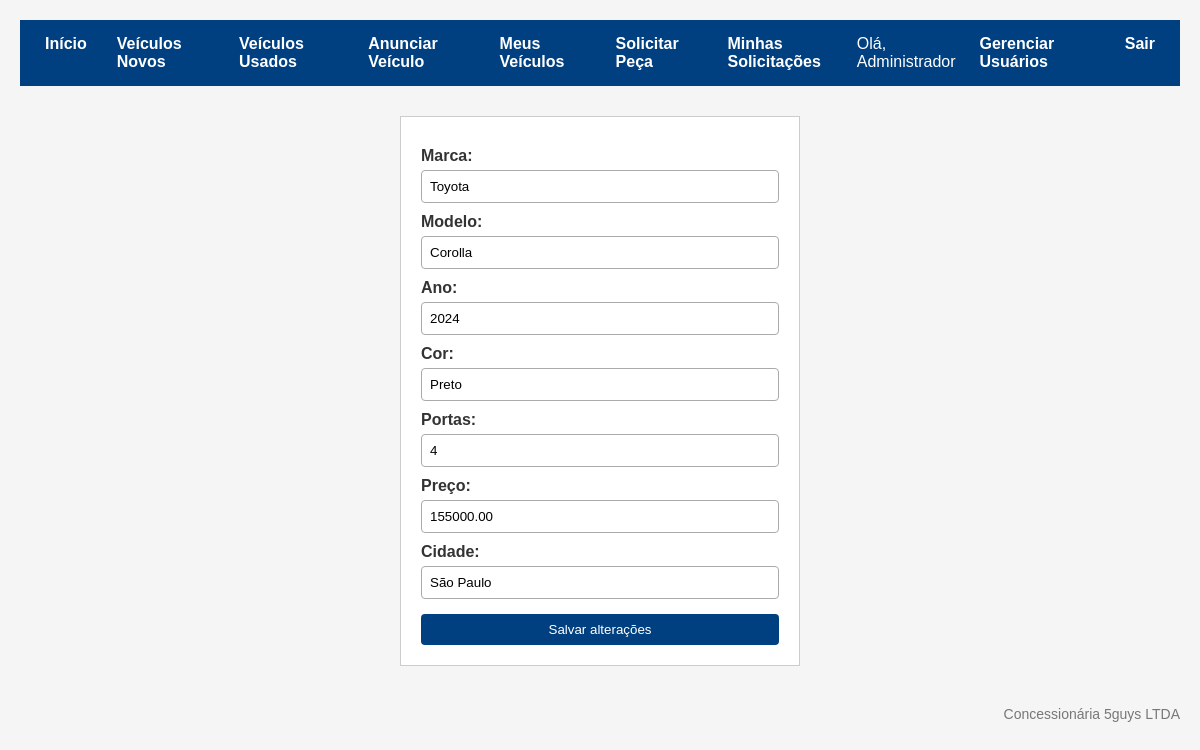
Screenshot of /concessionaria/index.php?pagina=editarVeiculo&id=1 (signed in) with the database file from the repository.
### tables this page shows
CREATE TABLE `veiculos` (
  `id` int(11) NOT NULL,
  `usuario_id` int(11) NOT NULL,
  `tipo` enum('Novo','Usado') NOT NULL,
  `marca` varchar(50) NOT NULL,
  `modelo` varchar(50) NOT NULL,
  `ano` int(11) NOT NULL,
  `cor` varchar(30) NOT NULL,
  `portas` int(11) NOT NULL,
  `preco` decimal(10,2) NOT NULL,
  `cidade` varchar(50) NOT NULL,
  `imagem` varchar(255) DEFAULT NULL,
  `vendido` tinyint(1) DEFAULT 0
);

### concessionaria/model/Veiculo.php (called while the page is built, shortened)
<?php
class Veiculo
{
    public static function buscarPorId($id)
    {
        $pdo = Banco::conectar();
        $sql = "SELECT * FROM veiculos WHERE id = :id";
        $stmt = $pdo->prepare($sql);
        $stmt->bindParam(":id", $id);
        $stmt->execute();
        $resultado = $stmt->fetch(PDO::FETCH_ASSOC);
        return $resultado;
    }
}

### concessionaria/view/editarVeiculo.php (the view, shortened to what this page needs)
<?php
require_once __DIR__ . '/../model/Veiculo.php';
require_once __DIR__ . '/../controller/VeiculoController.php';
$id = $_GET['id'] ?? null;
$usuarioId = $_SESSION['usuario']['id'];
if ($_SERVER['REQUEST_METHOD'] === 'POST') {
    if (!validarTokenCSRF($_POST['csrf_token'] ?? '')) {
        echo "Token CSRF inválido.";
        exit;
    }
    $dados = $_POST;
    $dados['id'] = $_POST['id'];
    if (VeiculoController::atualizar($dados, $usuarioId)) {
        header("Location: index.php?pagina=meusVeiculos");
        exit;
    } else {
        echo "Erro ao atualizar.";
    }
} else {
    $veiculo = Veiculo::buscarPorId($id);
}
?>
<div class="filtro-container">
    <form method="POST" action="index.php?pagina=editarVeiculo">
        <label>Marca:</label><input type="text" name="marca" value="<?= $veiculo['marca'] ?>"><br>
        <label>Modelo:</label><input type="text" name="modelo" value="<?= $veiculo['modelo'] ?>"><br>
        <label>Ano:</label><input type="number" name="ano" value="<?= $veiculo['ano'] ?>"><br>
        <label>Cor:</label><input type="text" name="cor" value="<?= $veiculo['cor'] ?>"><br>
        <label>Portas:</label><input type="number" name="portas" value="<?= $veiculo['portas'] ?>"><br>
        <label>Preço:</label><input type="text" name="preco" value="<?= $veiculo['preco'] ?>"><br>
        <label>Cidade:</label><input type="text" name="cidade" value="<?= $veiculo['cidade'] ?>"><br>
        <input type="submit" value="Salvar alterações">
    </form>
</div>

### concessionaria/public/estilo/estilo.css (style rules this page uses)
* { margin: 0; padding: 0; box-sizing: border-box; font-family: Arial, sans-serif; }
body { background-color: #f5f5f5; padding: 20px; color: #333; }
form { background: white; padding: 20px; border: 1px solid #ccc; max-width: 500px; margin-bottom: 20px; }
form label { display: block; margin-top: 10px; font-weight: bold; }
form input, form select { width: 100%; padding: 8px; margin-top: 5px; border: 1px solid #aaa; border-radius: 4px; }
form input[type="submit"] { margin-top: 15px; background-color: #004080; color: white; border: none; cursor: pointer; }
.filtro-container { display: flex; flex-direction: column; align-items: center; }
.filtro-container form { margin: 0 auto; width: 100%; max-width: 400px; }

### rows the page displays
veiculos: marca "Toyota", modelo "Corolla", ano "2024", cor "Preto", portas "4", preco "155000.00", cidade "São Paulo"

### other values shown
$_SESSION['usuario']['nome'] "Administrador"
